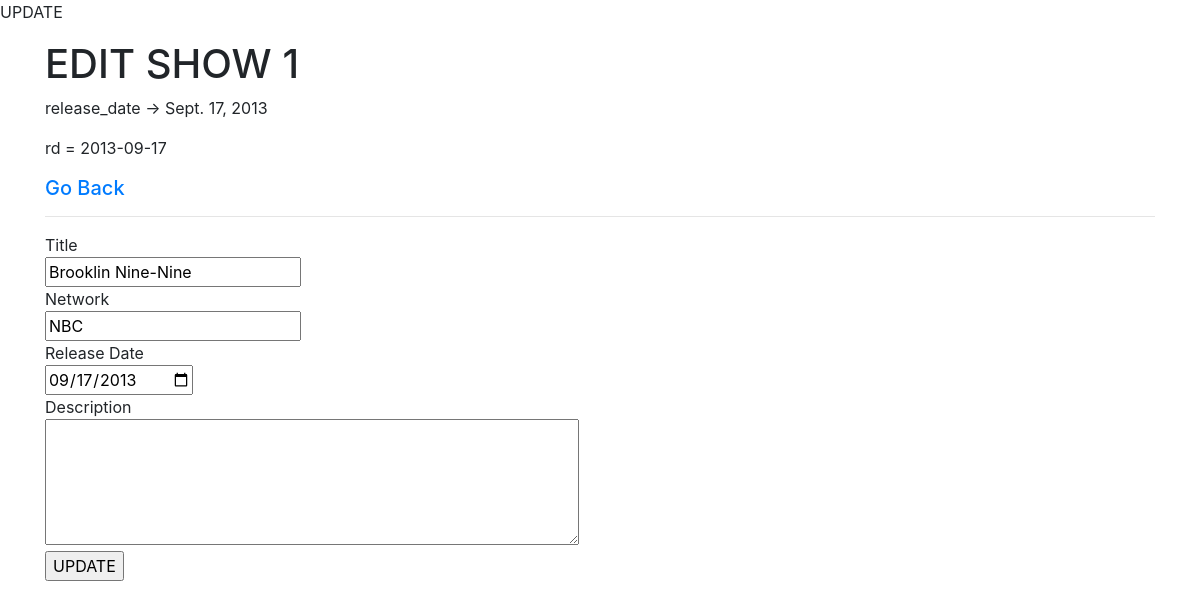
The page /show/9/edit on the database its author committed.
### semi_restful_app/models.py (models this page shows)
class Show(models.Model):
  title = models.CharField(max_length=80)
  network = models.CharField(max_length=50)
  release_date = models.DateField()
  desc = models.TextField(null=True)
  created_at = models.DateTimeField(auto_now_add=True)
  updated_at = models.DateTimeField(auto_now=True)
  objects = ShowManager()

### semi_restful_app/views.py (the view)
# urls.py: path('show/<int:show_id>/edit', views.edit),
def edit(request, show_id):
  context = {
    'this_show' : Show.objects.get(id=show_id)
  }
  print('\n---'*10)
  print(context['this_show'].release_date)
  print(type(context['this_show'].release_date))
  rd = Show.objects.get(id=show_id).release_date
  rd2 = rd.strftime('%Y-%m-%d')
  print('\n-'*2)
  print(rd2)
  print(type(rd2))
  context = {
    'this_show' : Show.objects.get(id=show_id),
    'rd' : rd2
  }
  return render(request, 'edit.html', context)

### semi_restful_app/templates/edit.html (shortened to what this page needs)
<!DOCTYPE html>
<html lang="en">
  <head>
    <link
      rel="stylesheet"
      href="https://cdn.jsdelivr.net/npm/bootstrap@4.5.3/dist/css/bootstrap.min.css"
    />
  </head>
  <body>
    <div class="wrapper">
      <p>UPDATE</p>
      <div class="container">
        <h1>EDIT SHOW 1</h1>
        <p>release_date -> {{this_show.release_date}}</p>
        <p>rd = {{rd}}</p>
        <h5><a href="/shows">Go Back</a></h5>
        <hr />
        <form action="/show/{{this_show.id}}/update" method="POST">
          {% csrf_token %} Title<br />
          <input type="text" name="title" value="{{this_show.title}}" />
          <br />
          Network <br />
          <input
            type="text"
            name="network"
            value="{{this_show.network}}"
          /><br />
          Release Date<br />
          <input type="date" name="release_date" value="{{rd}}" /><br />
          Description<br />
          <textarea name="desc" cols="50" rows="5">{{this_show.desc}}</textarea>
          <br />
          <input type="submit" value="UPDATE" />
        </form>
      </div>
    </div>
  </body>
</html>

### rows shown on the page
Show: release_date "Sept. 17, 2013", title "Brooklin Nine-Nine", network "NBC"

### other values the page prints
{{ rd }} "2013-09-17"
